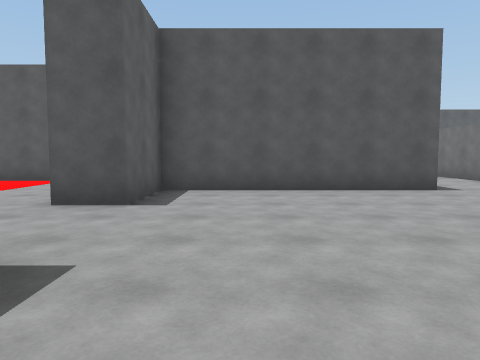
View 1 (above)

13 first-person views from a walk through a Unity game level. The camera is 1.3 m above the floor, tilts 4° down and sees 70° across. The floor is counted in squares, 2 m on a side. Each view is taken from the middle of a square. On the plan, view 1 faces up. The plan holds only what a view shows up to about 10 squares ahead; the rest is blank. The place goes on beyond the plan. The player character is not drawn. Surface patterns are stand-ins for the level's own textures.

View 2
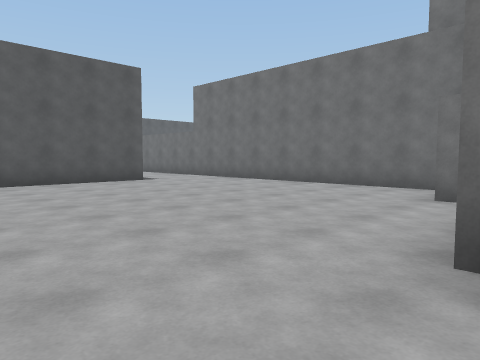

View 3
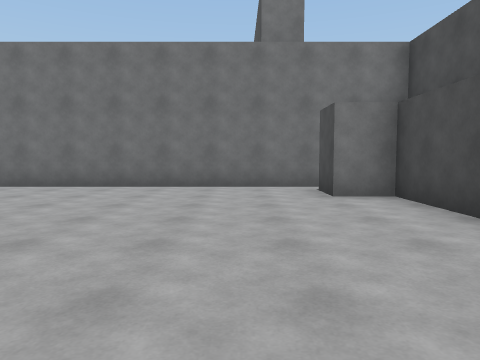

View 4
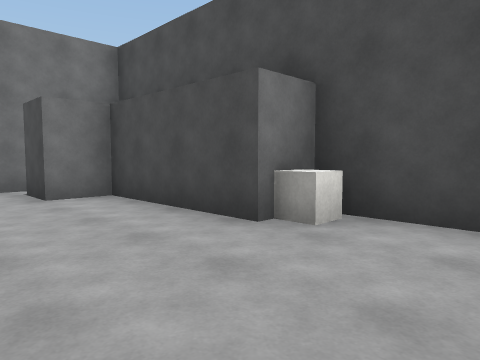

View 5
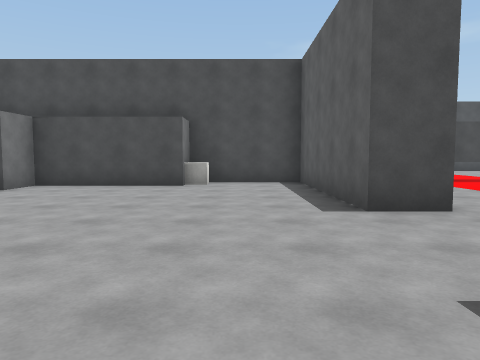

View 6
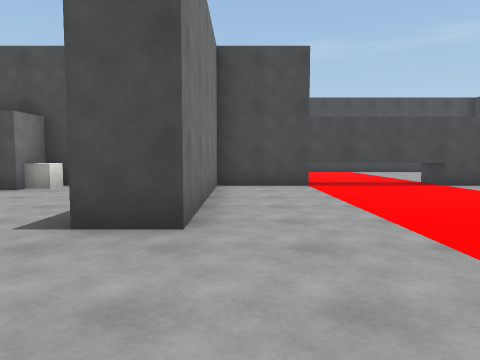

View 7
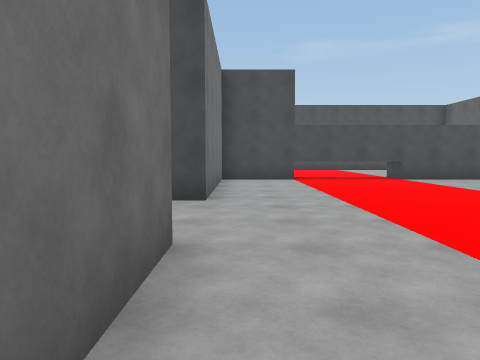

View 8
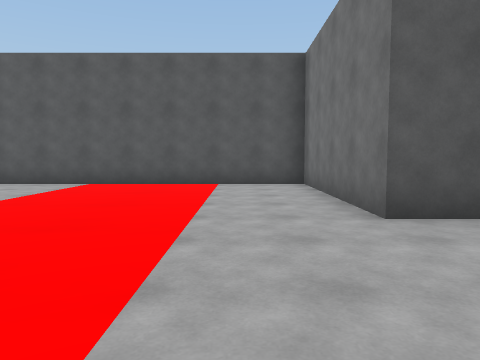

View 9
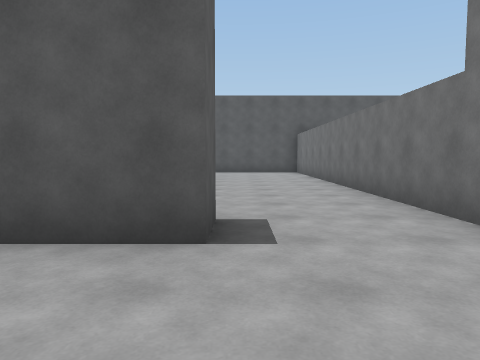

View 10
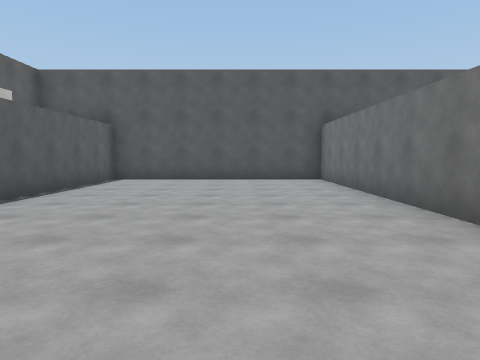

View 11
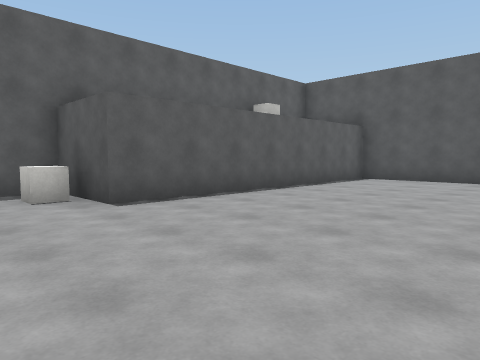

View 12
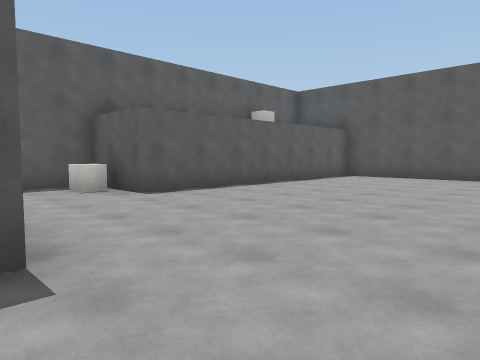

View 13
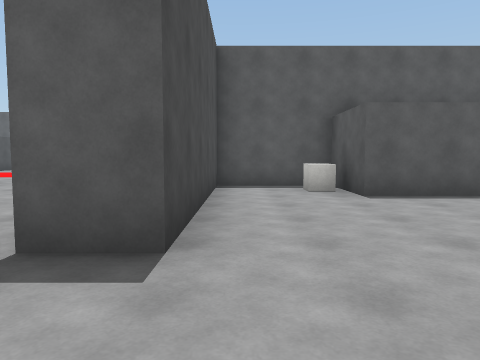

### Floor plan
Key: @ floor where view 1 was taken; # wall or solid block; . floor; ≈ water the walk keeps out of; B grey block; C cube.
Columns run from 7 left of view 1 to 7 right of it. Each row starts with its distance up from view 1.
 18        ########
 17        #......#
 16        #......#
 15        #......#
 14        #......#
 13        #......#
 12        #......#
 11        #......#
 10      #C#......#
  9 ######........#
  8 ≈≈≈..#........#
  7 ≈≈≈..######...#
  6 ≈≈≈..#........#
  5 ≈≈≈..#........#
  4  ≈≈...........#
  3  ≈≈...........#
  2 ≈≈≈..#........#
  1 ≈≈≈..#........#
  0 ≈≈≈..#.@......#
 -1 ≈≈≈..#......B.#
 -2 ≈≈≈..#..C####
 -3   ########

Where each view was taken, in squares from view 1:
view 1: 0 up, 0 right, facing up
view 2: 2 down, 1 left, facing up-right
view 3: 1 up, 1 left, facing right
view 4: 1 up, 1 left, facing down-right
view 5: 6 up, 0 right, facing down
view 6: 5 up, 3 left, facing down
view 7: 7 up, 3 left, facing down
view 8: 1 up, 4 left, facing up
view 9: 4 up, 4 right, facing up
view 10: 8 up, 4 right, facing up
view 11: 8 up, 5 right, facing up-left
view 12: 7 up, 6 right, facing up-left
view 13: 8 up, 6 right, facing left
